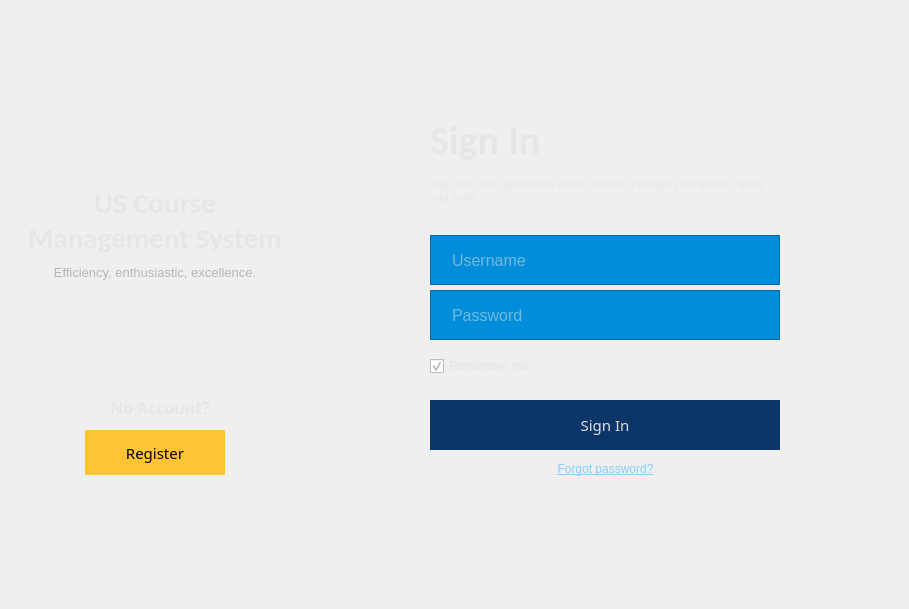
    <widget class="QWidget" name="pageSignIn">
     <widget class="QFrame" name="leftFrame">
      <property name="geometry">
       <rect>
        <x>0</x>
        <y>0</y>
        <width>310</width>
        <height>600</height>
       </rect>
      </property>
      <property name="styleSheet">
       <string notr="true">QFrame#leftFrame {
	border-image: url(:/assets/blue-gradient-yswap.png) 0 0 0 0 stretch stretch;
}

</string>
      </property>
      <widget class="QPushButton" name="btnRegister">
       <property name="geometry">
        <rect>
         <x>85</x>
         <y>430</y>
         <width>140</width>
         <height>45</height>
        </rect>
       </property>
       <property name="font">
        <font>
         <family>Segoe UI Semibold</family>
         <pointsize>11</pointsize>
         <italic>false</italic>
         <bold>false</bold>
         <kerning>true</kerning>
        </font>
       </property>
       <property name="cursor">
        <cursorShape>PointingHandCursor</cursorShape>
       </property>
       <property name="styleSheet">
        <string notr="true">QPushButton#btnRegister {
background-color: rgb(255, 196, 54);
color: rgb(0, 0, 0);
border: none;
}

QPushButton#btnRegister:hover {
background-color: rgb(229, 176, 48);
color: rgb(0, 0, 0);
border: none;
}</string>
       </property>
       <property name="text">
        <string>Register</string>
       </property>
       <property name="autoDefault">
        <bool>false</bool>
       </property>
       <property name="default">
        <bool>false</bool>
       </property>
       <property name="flat">
        <bool>false</bool>
       </property>
      </widget>
      <widget class="QLabel" name="labelSchoolLogo">
       <property name="geometry">
        <rect>
         <x>15</x>
         <y>60</y>
         <width>280</width>
         <height>120</height>
        </rect>
       </property>
       <property name="styleSheet">
        <string notr="true">image: url(:/assets/hcmus-logo.png);</string>
       </property>
       <property name="text">
        <string/>
       </property>
      </widget>
      <widget class="QLabel" name="lableNoAccount">
       <property name="geometry">
        <rect>
         <x>110</x>
         <y>397</y>
         <width>101</width>
         <height>21</height>
        </rect>
       </property>
       <property name="font">
        <font>
         <family>Segoe UI Semibold</family>
         <pointsize>12</pointsize>
         <bold>true</bold>
        </font>
       </property>
       <property name="styleSheet">
        <string notr="true">color: rgb(230, 230, 230);</string>
       </property>
       <property name="text">
        <string>No Account?</string>
       </property>
      </widget>
      <widget class="QLabel" name="lableAppName">
       <property name="geometry">
        <rect>
         <x>15</x>
         <y>180</y>
         <width>280</width>
         <height>80</height>
        </rect>
       </property>
       <property name="font">
        <font>
         <family>Calibri</family>
         <pointsize>22</pointsize>
         <italic>false</italic>
         <bold>true</bold>
        </font>
       </property>
       <property name="styleSheet">
        <string notr="true">color: rgb(230, 230, 230);
font: 700 22pt &quot;Calibri&quot;;</string>
       </property>
       <property name="text">
        <string>US Course Management System</string>
       </property>
       <property name="scaledContents">
        <bool>false</bool>
       </property>
       <property name="alignment">
        <set>Qt::AlignCenter</set>
       </property>
       <property name="wordWrap">
        <bool>true</bool>
       </property>
      </widget>
      <widget class="QLabel" name="lableAppScript">
       <property name="geometry">
        <rect>
         <x>15</x>
         <y>260</y>
         <width>280</width>
         <height>25</height>
        </rect>
       </property>
       <property name="font">
        <font>
         <family>Segoe UI</family>
         <pointsize>10</pointsize>
         <bold>false</bold>
        </font>
       </property>
       <property name="styleSheet">
        <string notr="true">color: rgb(182, 182, 182);</string>
       </property>
       <property name="text">
        <string>Efficiency, enthusiastic, excellence.</string>
       </property>
       <property name="alignment">
        <set>Qt::AlignCenter</set>
       </property>
       <property name="wordWrap">
        <bool>true</bool>
       </property>
      </widget>
     </widget>
     <widget class="QFrame" name="rightFrame">
      <property name="geometry">
       <rect>
        <x>310</x>
        <y>0</y>
        <width>590</width>
        <height>600</height>
       </rect>
      </property>
      <property name="cursor">
       <cursorShape>ArrowCursor</cursorShape>
      </property>
      <property name="styleSheet">
       <string notr="true">QFrame#rightFrame {
	border-image: url(:/assets/blue-gradient-xswap.png) 0 0 0 0 stretch stretch;
}
</string>
      </property>
      <widget class="QPushButton" name="btnSignIn">
       <property name="geometry">
        <rect>
         <x>120</x>
         <y>400</y>
         <width>350</width>
         <height>50</height>
        </rect>
       </property>
       <property name="font">
        <font>
         <family>Segoe UI Semibold</family>
         <pointsize>11</pointsize>
         <italic>false</italic>
         <bold>false</bold>
         <kerning>true</kerning>
        </font>
       </property>
       <property name="cursor">
        <cursorShape>PointingHandCursor</cursorShape>
       </property>
       <property name="styleSheet">
        <string notr="true">QPushButton#btnSignIn {
background-color: rgb(12, 53, 106);
color: rgb(223, 223, 223);
border: none;
}

QPushButton#btnSignIn:hover {
background-color: rgb(14, 63, 127);
color: rgb(223, 223, 223);
border: none;
}</string>
       </property>
       <property name="text">
        <string>Sign In</string>
       </property>
       <property name="autoDefault">
        <bool>false</bool>
       </property>
       <property name="default">
        <bool>false</bool>
       </property>
       <property name="flat">
        <bool>false</bool>
       </property>
      </widget>
      <widget class="QFrame" name="passwordFrame">
       <property name="geometry">
        <rect>
         <x>120</x>
         <y>290</y>
         <width>350</width>
         <height>50</height>
        </rect>
       </property>
       <property name="styleSheet">
        <string notr="true">background-color: rgb(0, 141, 218);</string>
       </property>
       <property name="frameShape">
        <enum>QFrame::StyledPanel</enum>
       </property>
       <property name="frameShadow">
        <enum>QFrame::Raised</enum>
       </property>
       <widget class="QLineEdit" name="txtPassword">
        <property name="geometry">
         <rect>
          <x>20</x>
          <y>10</y>
          <width>311</width>
          <height>31</height>
         </rect>
        </property>
        <property name="font">
         <font>
          <pointsize>12</pointsize>
         </font>
        </property>
        <property name="styleSheet">
         <string notr="true">QLineEdit {
border: none;
	color: rgb(230, 230, 230);
}</string>
        </property>
        <property name="text">
         <string/>
        </property>
        <property name="echoMode">
         <enum>QLineEdit::Password</enum>
        </property>
        <property name="placeholderText">
         <string>Password</string>
        </property>
       </widget>
      </widget>
      <widget class="QCheckBox" name="checkBoxRemember">
       <property name="geometry">
        <rect>
         <x>120</x>
         <y>355</y>
         <width>111</width>
         <height>22</height>
        </rect>
       </property>
       <property name="cursor">
        <cursorShape>PointingHandCursor</cursorShape>
       </property>
       <property name="styleSheet">
        <string notr="true">color: rgb(226, 226, 226);</string>
       </property>
       <property name="text">
        <string>Remember me</string>
       </property>
       <property name="checked">
        <bool>true</bool>
       </property>
      </widget>
      <widget class="QFrame" name="usernameFrame">
       <property name="geometry">
        <rect>
         <x>120</x>
         <y>235</y>
         <width>350</width>
         <height>50</height>
        </rect>
       </property>
       <property name="styleSheet">
        <string notr="true">background-color: rgb(0, 141, 218);</string>
       </property>
       <property name="frameShape">
        <enum>QFrame::StyledPanel</enum>
       </property>
       <property name="frameShadow">
        <enum>QFrame::Raised</enum>
       </property>
       <widget class="QLineEdit" name="txtUsername">
        <property name="geometry">
         <rect>
          <x>20</x>
          <y>10</y>
          <width>311</width>
          <height>31</height>
         </rect>
        </property>
        <property name="font">
         <font>
          <pointsize>12</pointsize>
         </font>
        </property>
        <property name="styleSheet">
         <string notr="true">QLineEdit {
border: none;
	color: rgb(230, 230, 230);
}</string>
        </property>
        <property name="text">
         <string/>
        </property>
        <property name="placeholderText">
         <string>Username</string>
        </property>
       </widget>
      </widget>
      <widget class="QLabel" name="lableSignInScript">
       <property name="geometry">
        <rect>
         <x>120</x>
         <y>170</y>
         <width>351</width>
         <height>41</height>
        </rect>
       </property>
       <property name="font">
        <font>
         <family>Segoe UI</family>
         <pointsize>8</pointsize>
         <bold>false</bold>
        </font>
       </property>
       <property name="styleSheet">
        <string notr="true">color: rgb(230, 230, 230);</string>
       </property>
       <property name="text">
        <string>Sign in to your account to enroll courses, manage your grades, tasks and more.</string>
       </property>
       <property name="alignment">
        <set>Qt::AlignLeading|Qt::AlignLeft|Qt::AlignVCenter</set>
       </property>
       <property name="wordWrap">
        <bool>true</bool>
       </property>
      </widget>
      <widget class="QLabel" name="lableSignIn">
       <property name="geometry">
        <rect>
         <x>120</x>
         <y>109</y>
         <width>351</width>
         <height>61</height>
        </rect>
       </property>
       <property name="font">
        <font>
         <family>Calibri</family>
         <pointsize>30</pointsize>
         <italic>false</italic>
         <bold>true</bold>
        </font>
       </property>
       <property name="styleSheet">
        <string notr="true">color: rgb(230, 230, 230);
font: 700 30pt &quot;Calibri&quot;;</string>
       </property>
       <property name="text">
        <string>Sign In</string>
       </property>
       <property name="scaledContents">
        <bool>false</bool>
       </property>
       <property name="alignment">
        <set>Qt::AlignLeading|Qt::AlignLeft|Qt::AlignVCenter</set>
       </property>
       <property name="wordWrap">
        <bool>true</bool>
       </property>
      </widget>
      <widget class="QPushButton" name="btnForgotPassword">
       <property name="geometry">
        <rect>
         <x>210</x>
         <y>453</y>
         <width>171</width>
         <height>31</height>
        </rect>
       </property>
       <property name="font">
        <font>
         <underline>true</underline>
        </font>
       </property>
       <property name="cursor">
        <cursorShape>PointingHandCursor</cursorShape>
       </property>
       <property name="styleSheet">
        <string notr="true">color: rgb(135, 206, 250);</string>
       </property>
       <property name="text">
        <string>Forgot password?</string>
       </property>
       <property name="flat">
        <bool>true</bool>
       </property>
      </widget>
     </widget>
    </widget>
